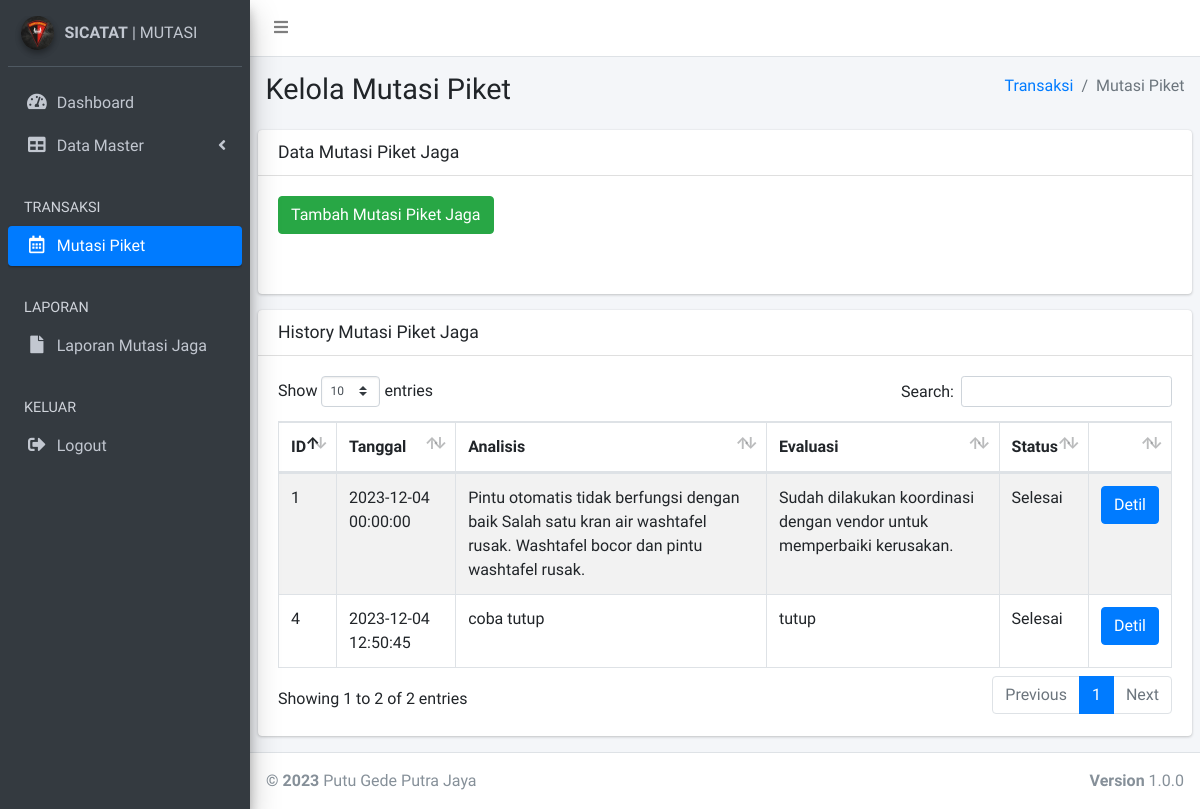
/trx_mutasijaga.php (signed in), run on an earlier commit of the app's database.
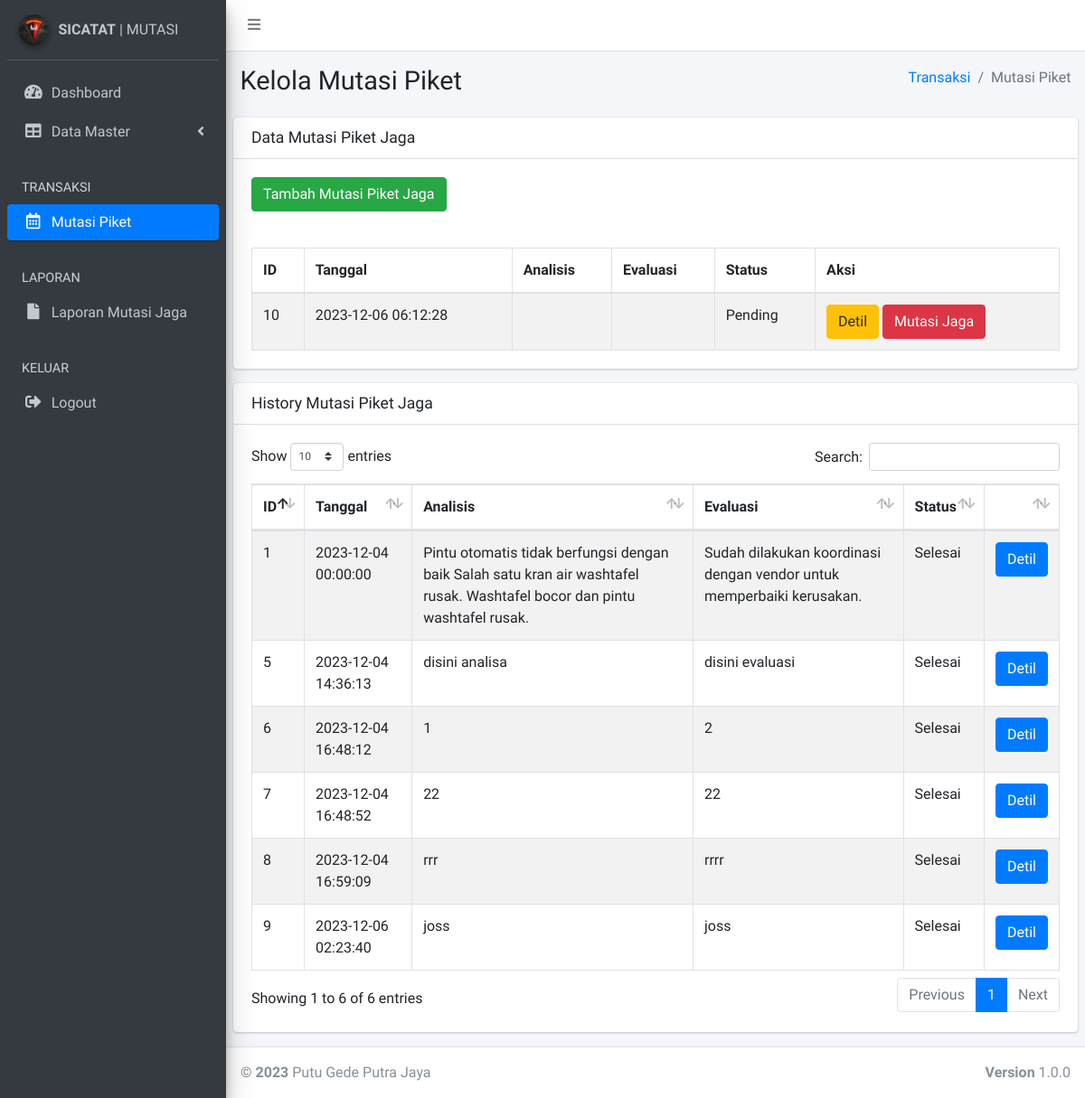
And on a later commit of the database.
### tables this page shows
CREATE TABLE `tb_mutasi_jaga` (
  `id_mutasi_jaga` int NOT NULL AUTO_INCREMENT,
  `id_user` int DEFAULT NULL,
  `tgl_mutasi` datetime DEFAULT NULL,
  `analisis` text,
  `evaluasi` text,
  `status_mutasi` smallint DEFAULT NULL,
  PRIMARY KEY (`id_mutasi_jaga`)
);

### trx_mutasijaga.php (the view, shortened to what the changed rows need)
<?php
    include "koneksi.php";
?>
<!DOCTYPE html>
<html>
<head>
  <link rel="stylesheet" href="plugins/fontawesome-free/css/all.min.css">
  <link rel="stylesheet" href="https://code.ionicframework.com/ionicons/2.0.1/css/ionicons.min.css">
  <link rel="stylesheet" href="plugins/datatables-bs4/css/dataTables.bootstrap4.css">
  <link rel="stylesheet" href="dist/css/adminlte.min.css">
</head>
<body class="hold-transition sidebar-mini">
<div class="wrapper">
  <div class="content-wrapper">
    <section class="content-header">
      <div class="container-fluid">
        <div class="row mb-2">
          <div class="col-sm-6">
            <h1>Kelola Mutasi Piket</h1>
          </div>
        </div>
      </div>
    </section>
    <section class="content">
      <div class="row">
        <div class="col-12">
          <div class="card">
            <div class="card-header">
              <h3 class="card-title">Data Mutasi Piket Jaga</h3>
            </div>
            <div class="card-body">
              <div class="button-table">
              </div>
            </div>
            <div class="card-body">
          <?php
          $query = mysqli_query($conn,"SELECT * from tb_mutasi_jaga WHERE status_mutasi='0'");
          while ($data = mysqli_fetch_assoc($query))
          {
          ?>
              <table class="table table-bordered table-striped">
                <thead>
                <tr>
                  <th>ID</th>
                  <th>Tanggal</th>
                  <th>Analisis</th>
                  <th>Evaluasi</th>
                  <th>Status</th>
                  <th>Aksi</th>
                </tr>
                </thead>
                <tbody>
            <tr>
              <td><?php echo $data['id_mutasi_jaga']; ?></td>
              <td><?php echo $data['tgl_mutasi']; ?></td>
              <td><?php echo $data['analisis']; ?></td>
              <td><?php echo $data['evaluasi']; ?></td>
                <?php
                  if ($data['status_mutasi']==1){
                    echo "<td>Selesai</td>";
                  }else{
                    echo "<td>Pending</td>";
                  }
                ?>
              <td>
                <a href="detil_mutasijaga.php?id=<?php echo $data['id_mutasi_jaga'];?>" type="button" class="btn btn-md btn-warning">Detil</a>
                <a href="#" type="button" class="btn btn-danger btn-md" data-toggle="modal" data-target="#myModal<?php echo $data['id_mutasi_jaga']; ?>">Mutasi Jaga</a>
              </td>
            </tr>
          <?php
          }
          ?>
        </tbody>
              </table>
            </div>
          </div>
        </div>
      </div>
      <div class="row">
        <div class="col-12">
          <div class="card">
            <div class="card-header">
              <h3 class="card-title">History Mutasi Piket Jaga</h3>
            </div>
            <div class="card-body">
              <table id="example1" class="table table-bordered table-striped">
                <thead>
                <tr>
                  <th>ID</th>
                  <th>Tanggal</th>
                  <th>Analisis</th>
                  <th>Evaluasi</th>
                  <th>Status</th>
                  <th></th>
                </tr>
                </thead>
                <tbody>
          <?php
          $query = mysqli_query($conn,"SELECT * from tb_mutasi_jaga WHERE status_mutasi='1'");
          while ($data = mysqli_fetch_assoc($query))
          {
          ?>
            <tr>
              <td><?php echo $data['id_mutasi_jaga']; ?></td>
              <td><?php echo $data['tgl_mutasi']; ?></td>
              <td><?php echo $data['analisis']; ?></td>
              <td><?php echo $data['evaluasi']; ?></td>
                <?php
                  if ($data['status_mutasi']==1){
                    echo "<td>Selesai</td>";
                  }
                ?>
              <td>
                  <a href="history_mutasijaga.php?id=<?php echo $data['id_mutasi_jaga'];?>" type="button" class="btn btn-md btn-primary">Detil</a>
              </td>
            </tr>
          <?php
          }
          ?>
        </tbody>
              </table>
            </div>
          </div>
        </div>
      </div>
    </section>
  </div>
</div>
</body>
</html>

What changed in the data, as far as the page shows it:
removed tb_mutasi_jaga: id_mutasi_jaga "4", tgl_mutasi "2023-12-04 12:50:45", analisis "coba tutup", evaluasi "tutup", status_mutasi "Selesai", shown under "History Mutasi Piket Jaga"
added tb_mutasi_jaga: id_mutasi_jaga "10", tgl_mutasi "2023-12-06 06:12:28", status_mutasi "Pending", shown under "Data Mutasi Piket Jaga"
added tb_mutasi_jaga: id_mutasi_jaga "5", tgl_mutasi "2023-12-04 14:36:13", analisis "disini analisa", evaluasi "disini evaluasi", status_mutasi "Selesai", shown under "History Mutasi Piket Jaga"
added tb_mutasi_jaga: id_mutasi_jaga "6", tgl_mutasi "2023-12-04 16:48:12", analisis "1", evaluasi "2", status_mutasi "Selesai", shown under "History Mutasi Piket Jaga"
added tb_mutasi_jaga: id_mutasi_jaga "7", tgl_mutasi "2023-12-04 16:48:52", analisis "22", evaluasi "22", status_mutasi "Selesai", shown under "History Mutasi Piket Jaga"
added tb_mutasi_jaga: id_mutasi_jaga "8", tgl_mutasi "2023-12-04 16:59:09", analisis "rrr", evaluasi "rrrr", status_mutasi "Selesai", shown under "History Mutasi Piket Jaga"
added tb_mutasi_jaga: id_mutasi_jaga "9", tgl_mutasi "2023-12-06 02:23:40", analisis "joss", evaluasi "joss", status_mutasi "Selesai", shown under "History Mutasi Piket Jaga"
Also different on the page:
text written by a page script: "Show entries Search: Showing 1 to 2 of 2 entries Previous 1 Next" → "Show entries Search: Showing 1 to 6 of 6 entries Previous 1 Next"
